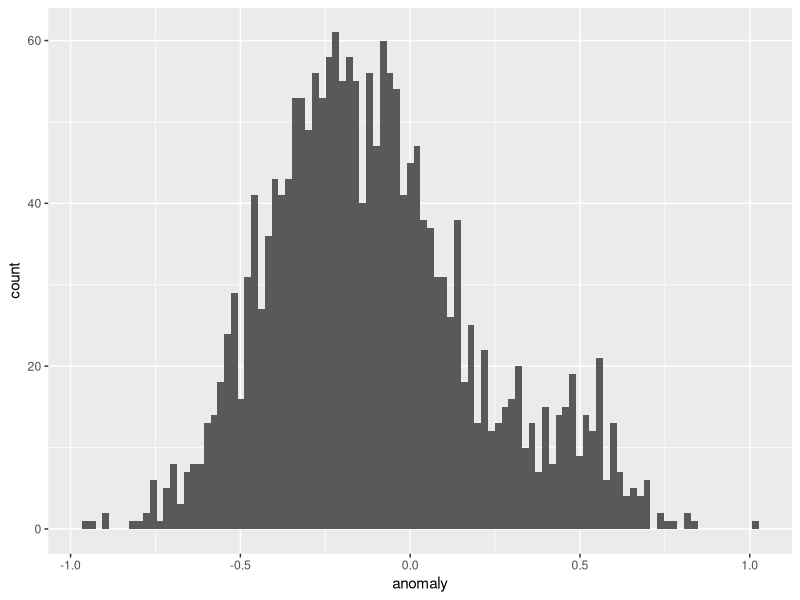
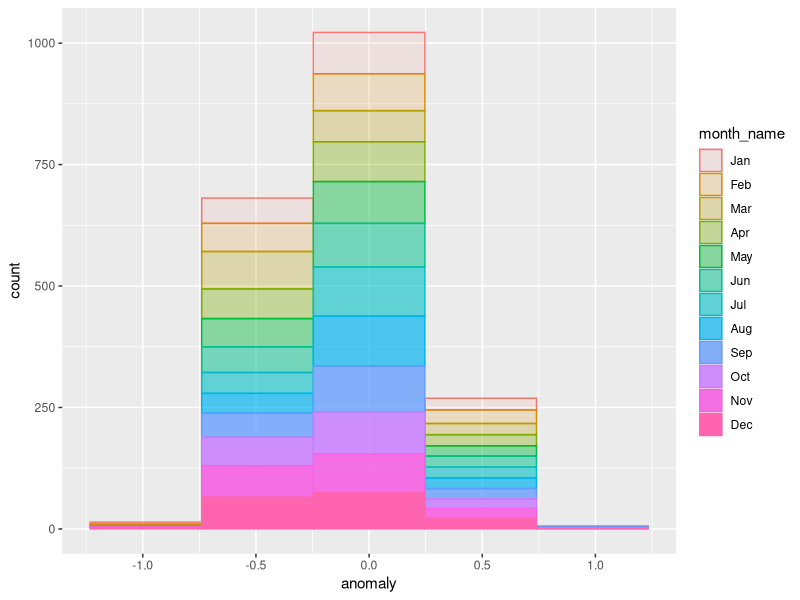
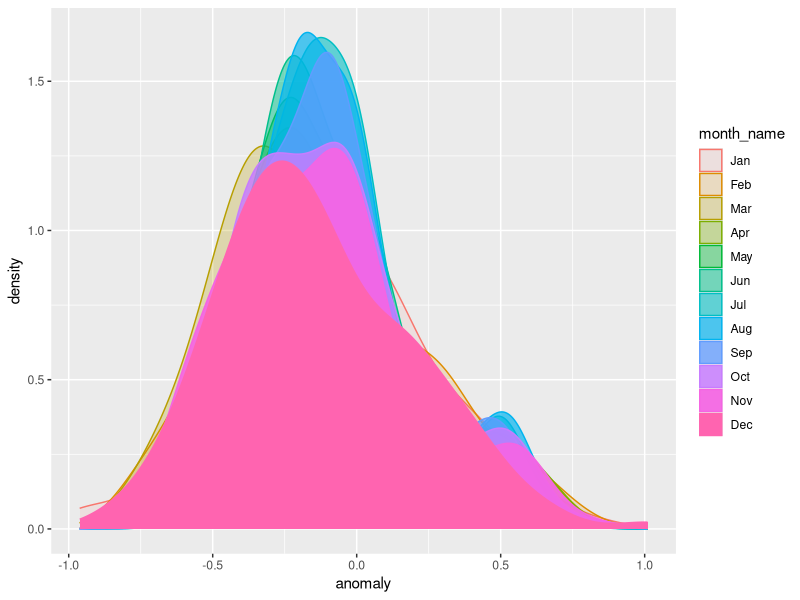
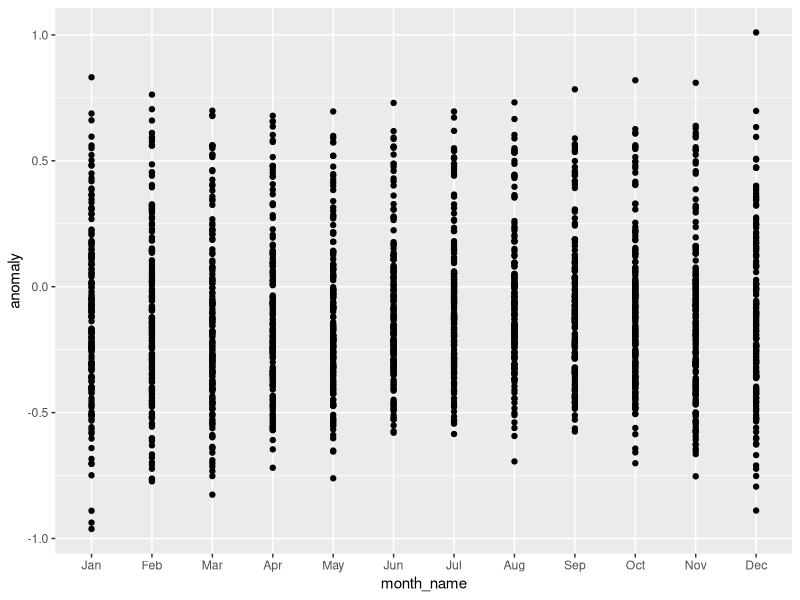
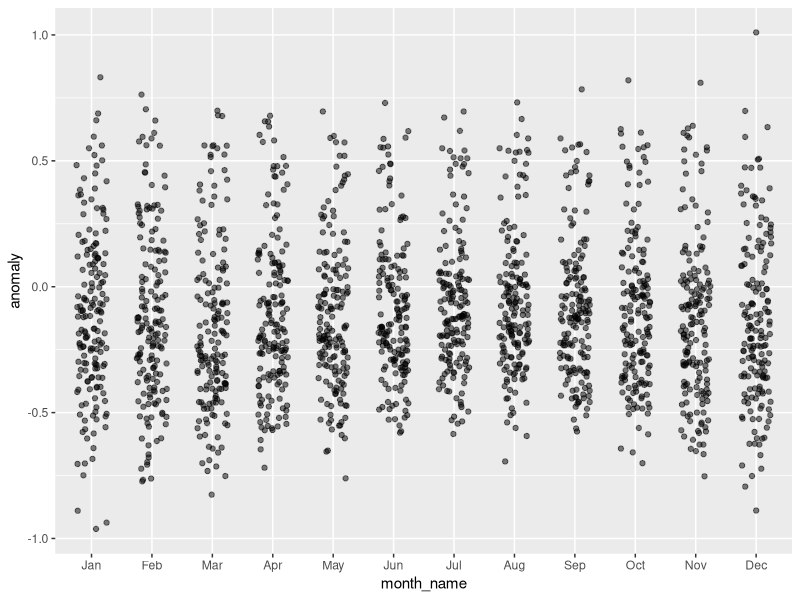
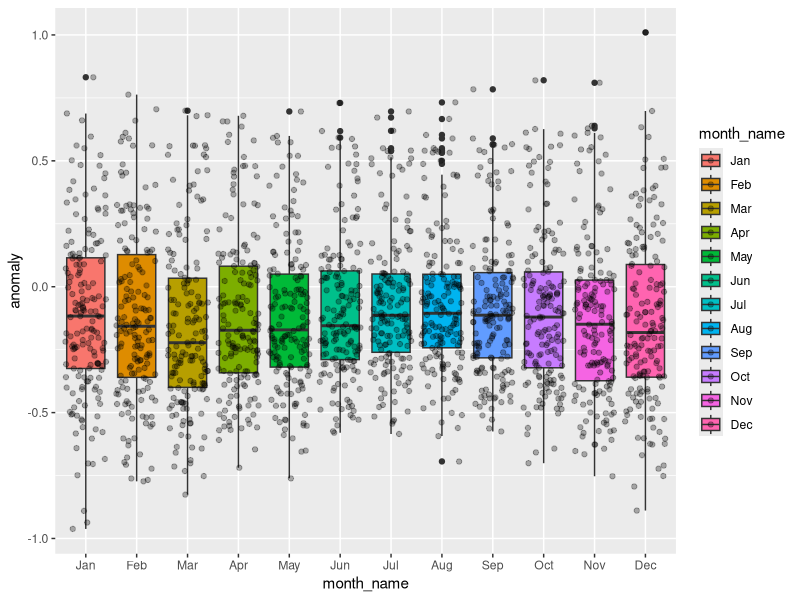
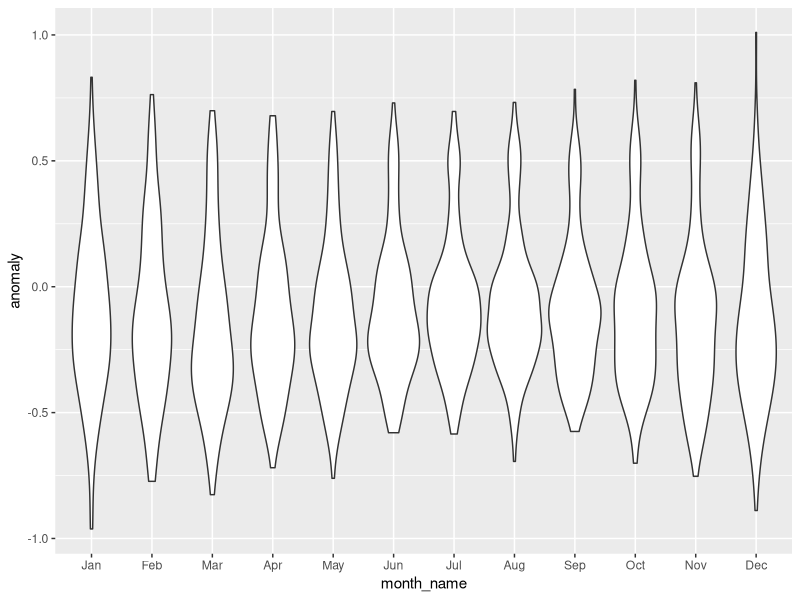
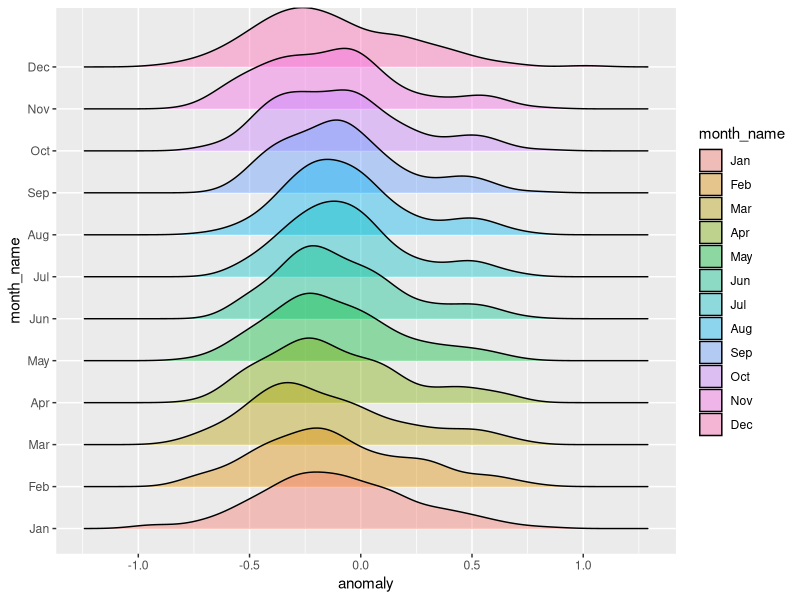

Write the R code that produced these figures, in order.
#'------------------------------------
#'
#' Loading Files and Ggplot2
#' 
#' @Date 2018-09-21
#' 
#' @author Jarret Byrnes
#' 
#'------------------------------------

#---
# Loading Files ####
#---

#working directory
getwd()

# ../ takes you up one directory
# ./ is in the directory right here!
#e.g. my_data <- read.csv("../data/03/my_data.csv")
my_data <- read.csv("../data/my_data.csv")

str(my_data)

## two other ways of loading files
library(readr)
my_data_readr <- read_csv("../data/my_data.csv")


class(my_data)
class(my_data_readr)


#What if I like excel!
library(readxl)
my_data_excel <- read_excel("../data/my_data.xlsx")

#string v. factors
my_data_readr$Column_3
my_data$Column_3

#--------
# ggplot2
#--------
library(dplyr)
library(ggplot2)
library(forcats)

#load hadcrut_temp_anomoly_1850_2015.csv
hadcrut_temp <- read_csv("../data/hadcrut_temp_anomoly_1850_2015.csv")

#get month names in order
hadcrut_temp <- hadcrut_temp %>%
  mutate(month_name = factor(month_name)) %>%
  mutate(month_name = fct_inorder(month_name))

hadcrut_temp$month_name  
  
  
##
# let's plot things ###
##

had_dens <- ggplot(data = hadcrut_temp,
                   mapping = aes(x = anomaly))

had_dens +
  geom_histogram(bins = 100)

#many aesthetics - fill, color, group, linetype, 
# alpha, shape, and more

#make a new ggplot - and make month_name either fill or color, use geom_histogram or geom_density

had_dens_fancy <- ggplot(hadcrut_temp,
       aes(x = anomaly, group = month_name,
           color = month_name, fill = month_name,
           alpha = month_name)) 

had_dens_fancy+
  geom_histogram(bins = 5)

had_dens_fancy + 
  geom_density()

#----
#Two dimensions ####
#----

had_plot_base <- ggplot(data = hadcrut_temp,
                        mapping = aes(x = month_name,
                                      y = anomaly))

had_plot_base +
  geom_point()


### This looks terrible
### Try - geom_jitter(), geom_violin, 
### geom_boxplot(), stat_summary(),
### and for funsies, load library(ggridges)
### and try geom_density_ridges()
### look at arguments - particularly for geom_jitter

had_plot_base +
  geom_jitter(alpha = 0.5, height = 0,
              width = 0.25)

had_plot_base +
  aes(fill = month_name) +
  geom_boxplot() +
  geom_jitter(alpha = 0.3)

had_plot_base +
  geom_violin()


library(ggridges)
ggplot(data = hadcrut_temp,
         mapping = aes(x=anomaly, y = month_name,
             fill = month_name)) +
  geom_density_ridges(alpha = 0.4)


#install.packages("ggbeeswarm")
library(ggbeeswarm)
had_plot_base +
  aes(color = month_name) +
  geom_beeswarm(alpha = 0.4)


#----
# lines and color ###
#----

had_plot_base +
  geom_line(mapping = aes(group = year))

#create a basic colored line plot
had_lines <- had_plot_base +
  geom_line(mapping = aes(group = year,
                          color = year))

had_lines


#playing with color scales
had_lines +
  scale_color_gradient(low = "blue", high = "red")

had_lines +
  scale_color_gradient2(low = "blue", high = "red",
                        mid = "yellow", midpoint = 1925)


had_lines +
  scale_color_gradientn(colors = rainbow(7))


#nice palattes
library(RColorBrewer)
display.brewer.all(n = 10, exact.n=FALSE)


had_lines +
  scale_color_gradientn(colors = brewer.pal(7,
                                            "BrBG"))
library(viridis)
had_lines + 
  scale_color_viridis(option = "A") +
  guides(color = "none")


##EXERCISE:
# Line plot with year on the x, anomaly on the y
# and use month as a group and/or color - do something
# cool as your palette! OR color by anomaly

had_months <- ggplot(hadcrut_temp,
                     aes(x = year,
                         y = anomaly,
                         color = month_name)) +
  geom_line()


had_months +
  #scale_color_gradient(low = "red", high = "blue")
  #scale_color_manual(values = rainbow(12))
  scale_color_brewer(palette = "Accent")

#----
# Facets ####
#----
had_months +
  facet_wrap(~month_name)

had_lines +
  facet_wrap(~cut_width(year, 10))

## EXERCISE = try cut_interval and cut_number


#summarization

had_plot_base +
 # geom_jitter(alpha = 0.2) +
  stat_summary(fun.data = mean_se, color = "red")


had_months +
  facet_wrap(~month_name) +
  stat_smooth(color = "black")


had_months +
  facet_wrap(~month_name) +
  stat_smooth(color = "black", method = "lm")

#---
#themes ####
#---

had_lines +
  theme_bw()


had_lines +
  theme_bw(base_size = 8)

had_lines +
  theme_void() +
  guides(color = "none")

library(ggthemes)
had_lines +
  theme_excel()

had_lines +
  theme_fivethirtyeight()

had_lines +
  theme_solarized(light = FALSE)

had_lines +
  theme(legend.position = c(.95, .95))

theme_set(theme_fivethirtyeight(base_size = 9))

had_lines
